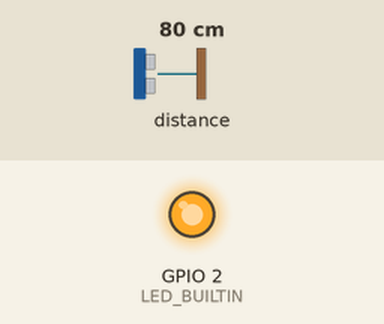
A sketch run on a simulated ESP8266 (NodeMCU). On the bench: output pins drawn as LEDs (lit = HIGH, except the on-board LED, lit = LOW). The inputs (shaded band) are chosen by the test bench; at power-on: distance to the obstacle 80 cm. WiFi joins after 1.5 s; servers stay silent unless stated; random numbers use the default seed unless the sketch sets one; no MQTT or app messages arrive unless stated; what the sketch prints to the serial monitor is not drawn.

Above: at 2.7 s.
2.8 s: distance to the obstacle set to 14 cm
7.5 s: distance to the obstacle set to 11 cm
At 10.1 s:
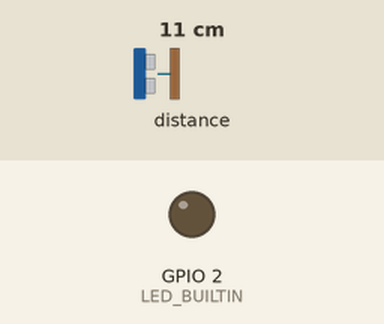
11.6 s: distance to the obstacle set to 18 cm
At 12.4 s:
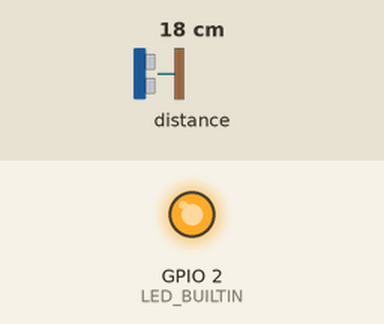
15.7 s: distance to the obstacle set to 2 cm
At 19.4 s:
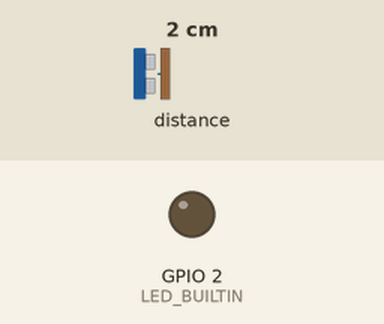
Timing chart, 0 to 20.8 s (numbered marks = the images above; inputs shaded):
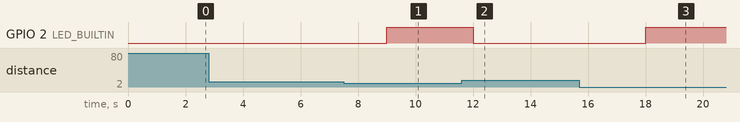

Measured:
- the behaviour switches between 13 and 12 cm on distance to the obstacle (found by bisection; images 0 and 1)
- after the input at 2.8 s, every drawn part: stays the same
- after the input at 7.5 s, GPIO 2 (LED_BUILTIN): LOW → HIGH after 1.5 s
- after the input at 11.6 s, GPIO 2 (LED_BUILTIN): HIGH → LOW after 0.40 s
- after the input at 15.7 s, GPIO 2 (LED_BUILTIN): LOW → HIGH after 2.3 s

The sketch:

Nano_location_detection.ino
```cpp
//RUNS ON ARDUINO NANO 33 BLE SENSE

#include <Arduino_APDS9960.h>
#include <ESP8266WiFi.h>
#include <PubSubClient.h>
#include <ArduinoJson.h>

// WiFi credentials
const char* ssid = "Rrjeti shtepise";
const char* password = "Nala2021";

// MQTT settings
const char* mqtt_server = "213.207.43.21";  // IP address of your computer running the MQTT broker
const int mqtt_port = 1883;
const char* mqtt_topic = "dog/location";

// Sensor settings
const int PROXIMITY_THRESHOLD = 150;  // Adjust based on your setup
const unsigned long DEBOUNCE_DELAY = 3000;  // 3 seconds between readings

// Global variables
WiFiClient espClient;
PubSubClient client(espClient);
unsigned long lastPublishTime = 0;

void setup_wifi() {
  delay(10);
  Serial.println("Connecting to WiFi...");

  WiFi.begin(ssid, password);

  while (WiFi.status() != WL_CONNECTED) {
    delay(500);
    Serial.print(".");
  }

  Serial.println("\nWiFi connected");
}

void reconnect() {
  while (!client.connected()) {
    Serial.print("Attempting MQTT connection...");
    String clientId = "NanoClient-";
    clientId += String(random(0xffff), HEX);

    if (client.connect(clientId.c_str())) {
      Serial.println("connected");
    } else {
      Serial.print("failed, rc=");
      Serial.print(client.state());
      Serial.println(" retrying in 5 seconds");
      delay(5000);
    }
  }
}

void setup() {
  Serial.begin(9600);

  // Initialize APDS9960 sensor
  if (!APDS.begin()) {
    Serial.println("Error initializing APDS9960 sensor!");
    while (1);
  }

  setup_wifi();
  client.setServer(mqtt_server, mqtt_port);

  pinMode(LED_BUILTIN, OUTPUT);
  digitalWrite(LED_BUILTIN, LOW);
}

void publishProximityData() {
  if (!APDS.proximityAvailable()) {
    return;
  }

  int proximity = APDS.readProximity();

  // Create JSON document
  StaticJsonDocument<200> doc;
  doc["proximity"] = proximity;
  doc["threshold"] = PROXIMITY_THRESHOLD;
  doc["timestamp"] = millis();

  // Serialize JSON to string
  String jsonString;
  serializeJson(doc, jsonString);

  // Publish to MQTT
  client.publish(mqtt_topic, jsonString.c_str());

  // Visual feedback
  digitalWrite(LED_BUILTIN, proximity < PROXIMITY_THRESHOLD);

  Serial.print("Published proximity: ");
  Serial.println(proximity);
}

void loop() {
  if (!client.connected()) {
    reconnect();
  }
  client.loop();

  // Publish data with debounce
  unsigned long currentTime = millis();
  if (currentTime - lastPublishTime >= DEBOUNCE_DELAY) {
    publishProximityData();
    lastPublishTime = currentTime;
  }
}
```
